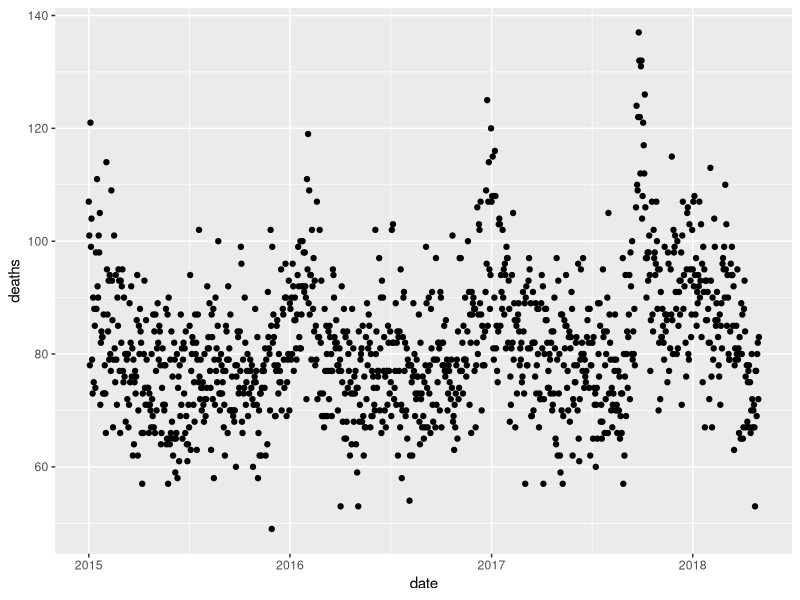
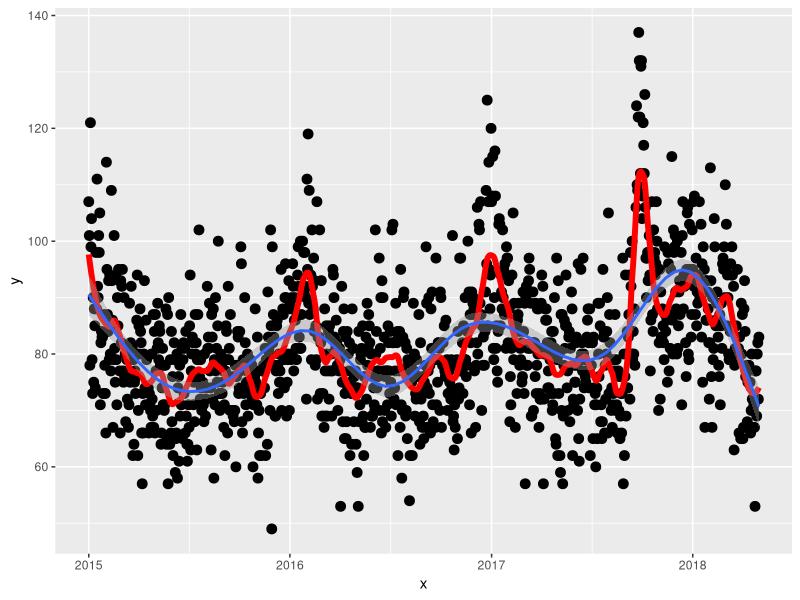

These figures' R source, in order: (Note: this script raises an error after producing the figures.)
## ---- chunk 1
library(tidyverse)
library(lubridate)
library(purrr)
library(pdftools)
library(caret)
    
fn <- system.file("extdata", "RD-Mortality-Report_2015-18-180531.pdf", package="dslabs")
dat <- map_df(str_split(pdf_text(fn), "\n"), function(s){
	s <- str_trim(s)
	header_index <- str_which(s, "2015")[1]
	tmp <- str_split(s[header_index], "\\s+", simplify = TRUE)
	month <- tmp[1]
	header <- tmp[-1]
	tail_index  <- str_which(s, "Total")
	n <- str_count(s, "\\d+")
	out <- c(1:header_index, which(n==1), which(n>=28), tail_index:length(s))
	s[-out] %>%
		str_remove_all("[^\\d\\s]") %>%
		str_trim() %>%
		str_split_fixed("\\s+", n = 6) %>%
		.[,1:5] %>%
		as_data_frame() %>% 
		setNames(c("day", header)) %>%
		mutate(month = month,
			day = as.numeric(day)) %>%
		gather(year, deaths, -c(day, month)) %>%
		mutate(deaths = as.numeric(deaths))
}) %>%
	mutate(month = recode(month, "JAN" = 1, "FEB" = 2, "MAR" = 3, "APR" = 4, "MAY" = 5, "JUN" = 6, 
                          "JUL" = 7, "AGO" = 8, "SEP" = 9, "OCT" = 10, "NOV" = 11, "DEC" = 12)) %>%
	mutate(date = make_date(year, month, day)) %>%
      filter(date <= "2018-05-01")
## ---- chunk 2
dat %>% ggplot(aes(date,deaths)) + geom_point() + geom_smooth(color="red",span=60/1205,method.args=list(degree=1))
dat$date.numeric = as.numeric(dat$date)/(24*60*60)
span <- 60
## ---- chunk 3
dat <- dat %>% filter(!is.na(deaths))
x <- dat$date
y <- dat$deaths
#x

#fit
#fit$fitted


dat %>%
  mutate(loess = predict(loess(y ~ as.numeric(x), data = dat, span = 1/18))) %>%
  ggplot(aes(x, y)) +
  geom_point(color = "black", size = 3) +
  geom_line(aes(y = loess), col = "red", lwd =2) +  geom_smooth(degree=1)

dat %>% mutate(smooth=fit$fitted) %>% ggplot(aes(date,deaths)) + geom_point(size=3,alpha=0.5,color="grey")+geom_line(aes(date,deaths),color="red",lwd=1)
## ---- chunk 4
datn <- dat %>% filter(!is.na(deaths))
dates <- datn$date
deaths <- datn$deaths

fit <-loess(as.numeric(dates) ~ deaths)
fit
#predict(fit)
dat %>%
  mutate(loess = predict(loess(deaths ~ as.numeric(dates), data = dat, span = 1/18))) %>%
  ggplot(aes(dates, deaths)) +
  geom_point(color = "black", size = 3) +
  geom_line(aes(deaths = loess), col = "red", lwd =2)

dat %>% 
	mutate(smooth = predict(fit), day = yday(dates), year = as.character(year(dates))) %>%
	ggplot(aes(day, smooth, col = year)) +
	geom_line(lwd = 2)
#as.numeric(x)

dat %>% 
	mutate(smooth = predict(fit, as.numeric(dates)), day = mday(dates), year = as.character(year(dates))) %>%
	ggplot(aes(day, smooth, col = year)) +
	geom_line(lwd = 2)

dat %>% 
	mutate(smooth = predict(fit, as.numeric(dates)), day = yday(dates), year = as.character(year(dates))) %>%
	ggplot(aes(day, smooth)) +
  	geom_line(lwd = 2)


dat %>% 
	mutate(smooth = predict(fit, as.numeric(dates)), day = yday(dates), year = as.character(year(dates))) %>%
	ggplot(aes(day, smooth, col = year)) +
	geom_line(lwd = 2)
